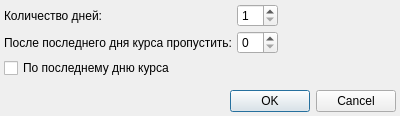
<?xml version="1.0" encoding="UTF-8"?>
<ui version="4.0">
 <class>ExtendAppointmentNomenclatureDialog</class>
 <widget class="QDialog" name="ExtendAppointmentNomenclatureDialog">
  <property name="geometry">
   <rect>
    <x>0</x>
    <y>0</y>
    <width>400</width>
    <height>116</height>
   </rect>
  </property>
  <property name="windowTitle">
   <string>Продление назначения</string>
  </property>
  <layout class="QGridLayout" name="gridLayout">
   <property name="margin">
    <number>4</number>
   </property>
   <property name="spacing">
    <number>4</number>
   </property>
   <item row="3" column="0">
    <spacer name="verticalSpacer">
     <property name="orientation">
      <enum>Qt::Vertical</enum>
     </property>
     <property name="sizeHint" stdset="0">
      <size>
       <width>20</width>
       <height>40</height>
      </size>
     </property>
    </spacer>
   </item>
   <item row="2" column="0" colspan="2">
    <widget class="QCheckBox" name="chkLastDayCourse">
     <property name="text">
      <string>По последнему дню курса</string>
     </property>
    </widget>
   </item>
   <item row="1" column="0">
    <widget class="QLabel" name="lblSkipAfterLastDayCourse">
     <property name="text">
      <string>После последнего дня курса пропустить:</string>
     </property>
    </widget>
   </item>
   <item row="0" column="0">
    <widget class="QLabel" name="lblQuantityDay">
     <property name="text">
      <string>Количество дней:</string>
     </property>
    </widget>
   </item>
   <item row="0" column="1">
    <widget class="QSpinBox" name="edtQuantityDay">
     <property name="sizePolicy">
      <sizepolicy hsizetype="Maximum" vsizetype="Fixed">
       <horstretch>0</horstretch>
       <verstretch>0</verstretch>
      </sizepolicy>
     </property>
     <property name="minimum">
      <number>1</number>
     </property>
     <property name="value">
      <number>1</number>
     </property>
    </widget>
   </item>
   <item row="1" column="1">
    <widget class="QSpinBox" name="edtSkipAfterLastDayCourse">
     <property name="sizePolicy">
      <sizepolicy hsizetype="Maximum" vsizetype="Fixed">
       <horstretch>0</horstretch>
       <verstretch>0</verstretch>
      </sizepolicy>
     </property>
    </widget>
   </item>
   <item row="0" column="2">
    <spacer name="horizontalSpacer">
     <property name="orientation">
      <enum>Qt::Horizontal</enum>
     </property>
     <property name="sizeHint" stdset="0">
      <size>
       <width>40</width>
       <height>20</height>
      </size>
     </property>
    </spacer>
   </item>
   <item row="4" column="0" colspan="3">
    <widget class="QDialogButtonBox" name="buttonBox">
     <property name="orientation">
      <enum>Qt::Horizontal</enum>
     </property>
     <property name="standardButtons">
      <set>QDialogButtonBox::Cancel|QDialogButtonBox::Ok</set>
     </property>
    </widget>
   </item>
  </layout>
 </widget>
 <tabstops>
  <tabstop>edtQuantityDay</tabstop>
  <tabstop>edtSkipAfterLastDayCourse</tabstop>
  <tabstop>chkLastDayCourse</tabstop>
  <tabstop>buttonBox</tabstop>
 </tabstops>
 <resources/>
 <connections>
  <connection>
   <sender>buttonBox</sender>
   <signal>accepted()</signal>
   <receiver>ExtendAppointmentNomenclatureDialog</receiver>
   <slot>accept()</slot>
   <hints>
    <hint type="sourcelabel">
     <x>222</x>
     <y>281</y>
    </hint>
    <hint type="destinationlabel">
     <x>157</x>
     <y>274</y>
    </hint>
   </hints>
  </connection>
  <connection>
   <sender>buttonBox</sender>
   <signal>rejected()</signal>
   <receiver>ExtendAppointmentNomenclatureDialog</receiver>
   <slot>reject()</slot>
   <hints>
    <hint type="sourcelabel">
     <x>290</x>
     <y>287</y>
    </hint>
    <hint type="destinationlabel">
     <x>286</x>
     <y>274</y>
    </hint>
   </hints>
  </connection>
 </connections>
</ui>
